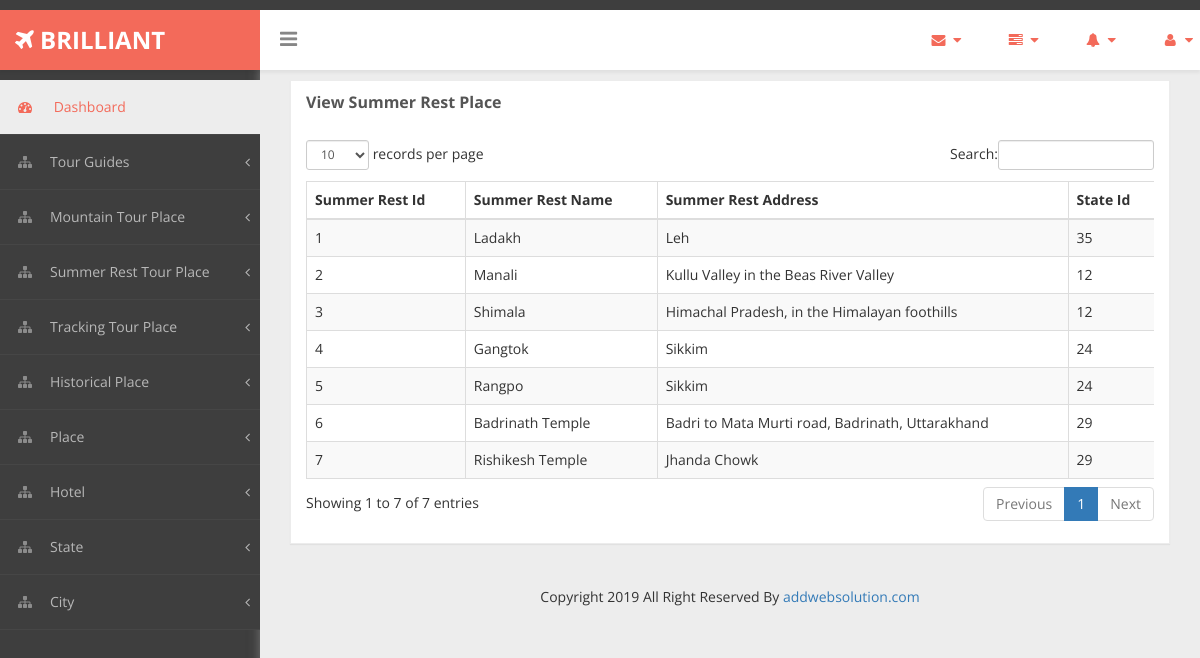
/Admin/viewsummerrest.php, run on the app's committed database.
### tables this page shows
CREATE TABLE `SummerRest` (
  `sumres_id` int(10) NOT NULL,
  `sumres_name` varchar(70) NOT NULL,
  `sumres_image` varchar(70) DEFAULT NULL,
  `sumres_address` varchar(100) NOT NULL,
  `sumres_des` text NOT NULL,
  `s_id` int(10) NOT NULL
);

### Admin/viewsummerrest.php (the view, shortened to what this page needs)
<?php
include_once("header.php");
include_once("database.php");
?>
<!DOCTYPE html>
<html xmlns="http://www.w3.org/1999/xhtml">
<head>
    <link href="assets/css/bootstrap.css" rel="stylesheet" />
    <link href="assets/css/font-awesome.css" rel="stylesheet" />
    <link href="assets/css/custom-styles.css" rel="stylesheet" />
    <link href="assets/js/dataTables/dataTables.bootstrap.css" rel="stylesheet" />
</head>
<body>
    <div id="wrapper">
        <div id="page-wrapper" >
            <div id="page-inner">
                <div class="row">
                    <div class="col-md-12">
                        <div class="panel panel-default">
                            <div class="panel-heading">
                                View Summer Rest Place
                            </div>
                            <div class="panel-body">
                                <div class="table-responsive">
                                    <table class="table table-striped table-bordered table-hover" id="dataTables-example">
                                        <thead>
                                            <tr>
                                                <th>Summer Rest Id</th>
                                                <th>Summer Rest Name</th>
                                                <th>Summer Rest Address</th>
                                                <th>State Id</th>
                                            </tr>
                                        </thead>
                                        <tbody>
                                            <?php
                                                $sql=$con->prepare("SELECT * From SummerRest");
                                                $sql->execute();
                                                $rs=$sql->get_result();
                                                while($row=$rs->fetch_assoc())
                                                {
                                            ?>
                                                    <tr class="odd gradeX">
                                                        <td><?php echo $row['sumres_id']; ?></td>
                                                        <td><?php echo $row['sumres_name']; ?></td>
                                                        <td><?php echo $row['sumres_address']; ?></td>
                                                        <td><?php echo $row['s_id']; ?></td>
                                                    </tr>
                                            <?php
                                                }
                                            ?>
                                    </table>
                                </div>
                            </div>
                        </div>
                    </div>
                </div>
                <?php include_once("footer.php"); ?>
            </div>
        </div>
    </div>
</body>
</html>

### Admin/assets/css/custom-styles.css (style rules this page uses)
body { font-family: 'Open Sans', sans-serif; background: #3E3E3E; }
#wrapper { width: 100%; }
#page-wrapper { padding: 15px 15px; min-height: 200px; background: #EDEDED; }
#page-inner { width:100%; margin:10px 20px 10px 0px; background-color:transparent; padding: 15px 30px; min-height:1000px; }
.panel { border-radius:0px; }
#page-wrapper { position: relative; top: 55px; box-shadow: 0 0 10px #757575; -moz-box-shadow: 0 0 10px #757575; -webkit-box-shadow: 0 0 10px #757575; }
.panel-default { border-color: #ECECEC; }
.panel-default > .panel-heading { color: #555; border-color: #FFF; font-weight:bold;background: #FFFFFF; font-size: 16px; text-shadow: none; }
.panel-heading { border-bottom: 1px solid transparent; border-top-left-radius: 3px; border-top-right-radius: 3px; }
@media (min-width:768px) { #page-wrapper { margin: 0 0 0 260px; padding: 0; min-height: 1200px; } }

### data on the page
summerrest: sumres_id "1", sumres_name "Ladakh", sumres_address "Leh", s "35"
summerrest: sumres_id "2", sumres_name "Manali", sumres_address "Kullu Valley in the Beas River Valley", s "12"
summerrest: sumres_id "3", sumres_name "Shimala", sumres_address "Himachal Pradesh, in the Himalayan foothills", s "12"
summerrest: sumres_id "4", sumres_name "Gangtok", sumres_address "Sikkim", s "24"
summerrest: sumres_id "5", sumres_name "Rangpo", sumres_address "Sikkim", s "24"
summerrest: sumres_id "6", sumres_name "Badrinath Temple", sumres_address "Badri to Mata Murti road, Badrinath, Uttarakhand", s "29"
summerrest: sumres_id "7", sumres_name "Rishikesh Temple", sumres_address "Jhanda Chowk", s "29"
